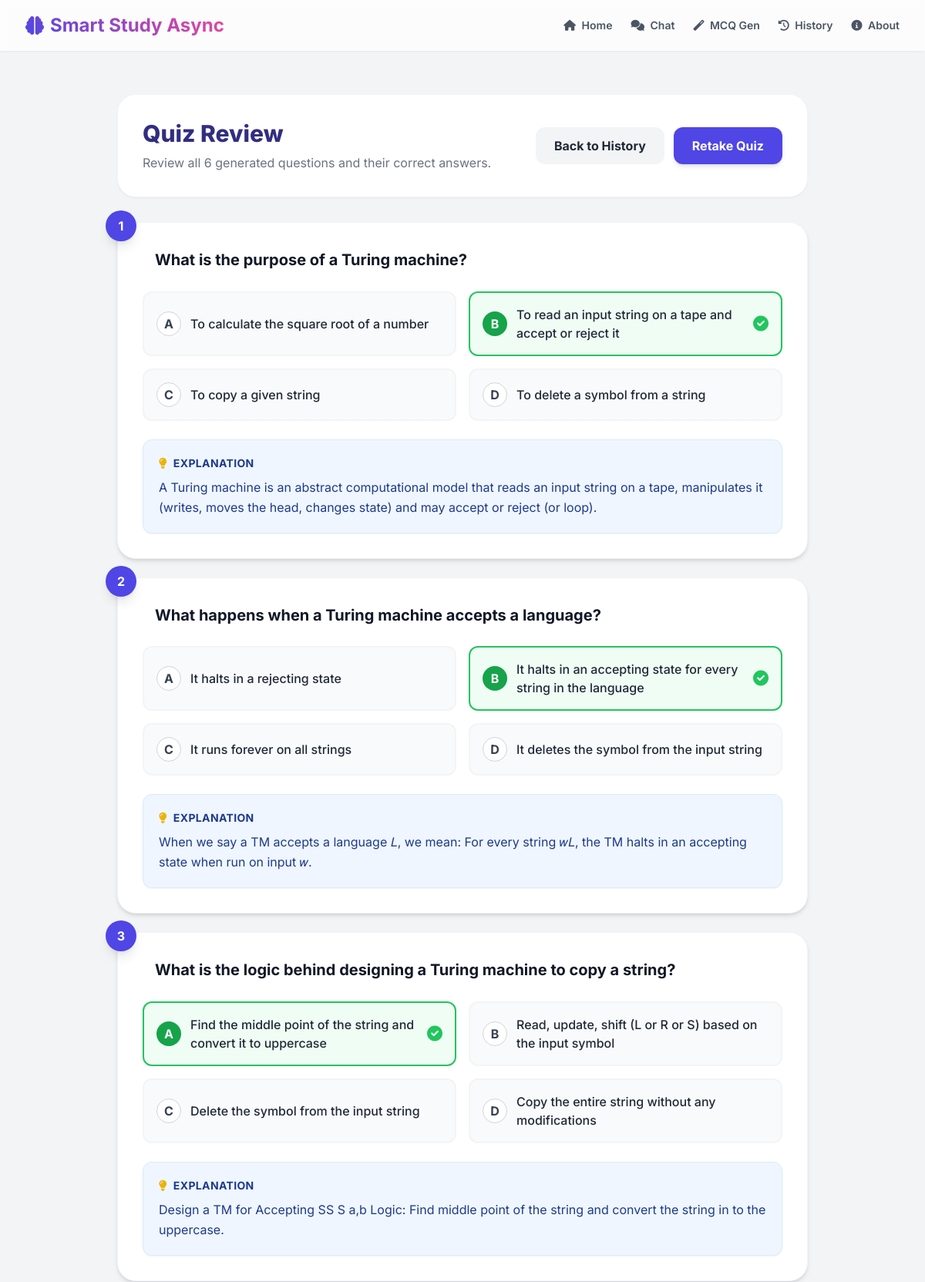
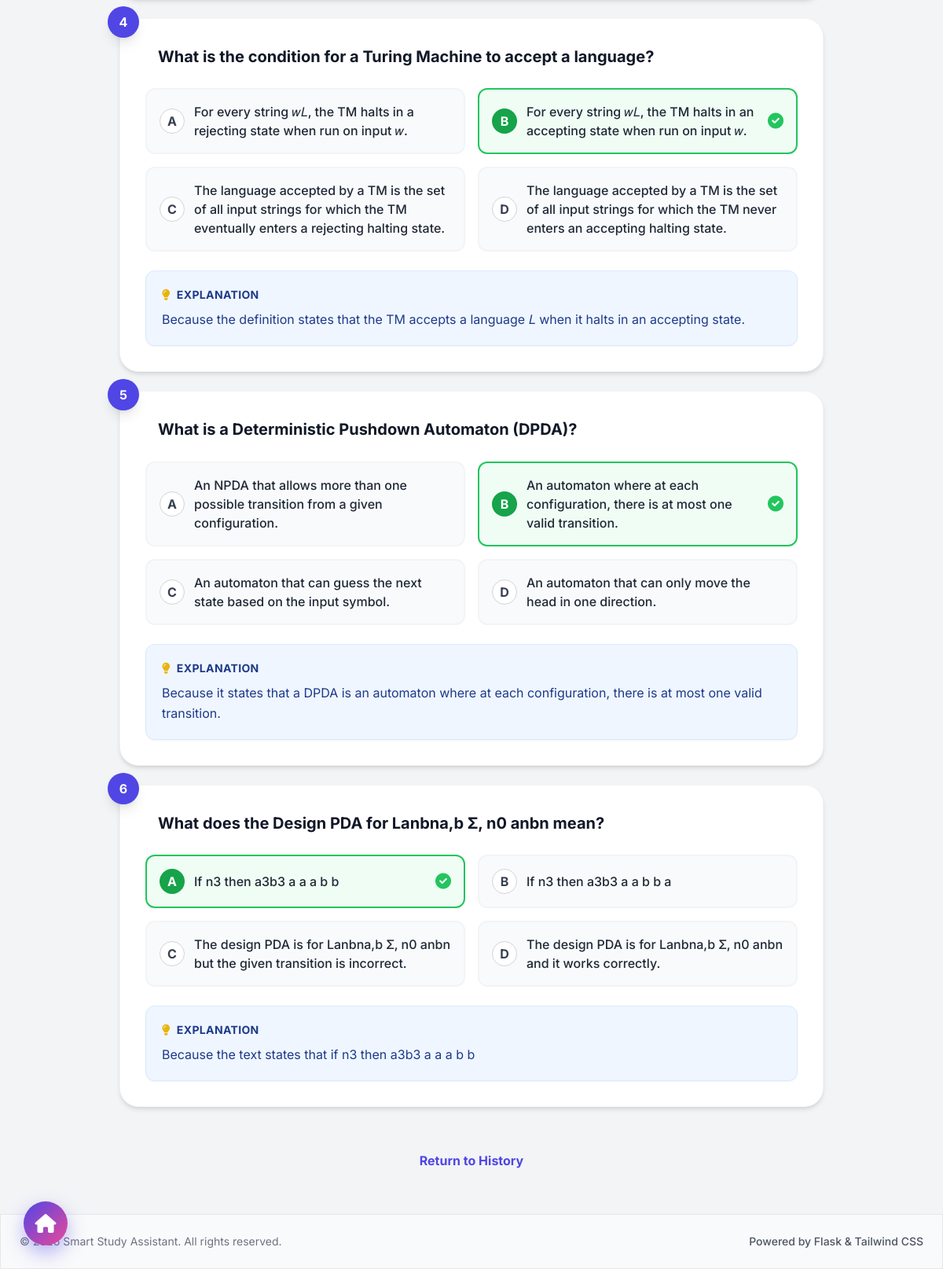
The app's page /view_quiz/11 with its own data (2 pictures, top to bottom).
### tables this page shows
CREATE TABLE mcqs (
            id INTEGER PRIMARY KEY AUTOINCREMENT,
            set_id INTEGER NOT NULL,
            question TEXT NOT NULL,
            option_a TEXT NOT NULL,
            option_b TEXT NOT NULL,
            option_c TEXT NOT NULL,
            option_d TEXT NOT NULL,
            correct_answer TEXT NOT NULL,
            explanation TEXT NOT NULL,
            FOREIGN KEY (set_id) REFERENCES mcq_sets (id)
        );

### app.py (the view)
@app.route('/view_quiz/<int:set_id>')
def view_quiz_page(set_id):
    mcqs = get_mcqs_by_set(set_id)
    if not mcqs:
        return redirect(url_for('history_page'))
    return render_template('view_quiz.html', set_id=set_id, mcqs=mcqs)

### db.py (called while the page is built)
def get_db_connection():
    conn = sqlite3.connect(DB_PATH, check_same_thread=False)
    conn.row_factory = sqlite3.Row
    return conn

def get_mcqs_by_set(set_id):
    conn = get_db_connection()
    mcqs = conn.execute('SELECT * FROM mcqs WHERE set_id = ? ORDER BY id ASC', (set_id,)).fetchall()
    conn.close()
    return [dict(row) for row in mcqs]

### templates/view_quiz.html
{% extends "base.html" %}
{% block content %}
<div class="w-full max-w-4xl mx-auto my-10 space-y-8">
    <div class="bg-white p-8 rounded-3xl shadow-sm border border-gray-100 flex flex-col md:flex-row justify-between items-center text-gray-700 gap-4">
        <div>
            <h2 class="text-3xl font-extrabold text-indigo-900 mb-2">Quiz Review</h2>
            <p class="text-gray-500">Review all {{ mcqs|length }} generated questions and their correct answers.</p>
        </div>
        <div class="flex gap-3">
            <a href="/history" class="bg-gray-100 hover:bg-gray-200 text-gray-800 font-bold px-6 py-3 rounded-xl transition">Back to History</a>
            <a href="/quiz/{{ set_id }}" class="bg-indigo-600 hover:bg-indigo-700 text-white font-bold px-6 py-3 rounded-xl transition shadow-md">Retake Quiz</a>
        </div>
    </div>
    <div class="space-y-6">
        {% for mcq in mcqs %}
        <div class="bg-white rounded-3xl shadow-md p-8 border border-gray-100 relative">
            <div class="absolute -top-4 -left-4 w-10 h-10 bg-indigo-600 text-white flex justify-center items-center rounded-full font-bold shadow-lg">
                {{ loop.index }}
            </div>
            <h3 class="text-xl font-bold text-gray-900 leading-relaxed mb-6 pl-4">{{ mcq.question }}</h3>
            <div class="grid md:grid-cols-2 gap-4">
                {% for opt_key, opt_val in {'A': mcq.option_a, 'B': mcq.option_b, 'C': mcq.option_c, 'D': mcq.option_d}.items() %}
                <div class="p-4 rounded-xl border-2 flex items-center gap-3 transition {% if opt_key == mcq.correct_answer %}border-green-500 bg-green-50{% else %}border-gray-100 bg-gray-50{% endif %}">
                    <span class="w-8 h-8 rounded-full flex items-center justify-center shrink-0 font-bold {% if opt_key == mcq.correct_answer %}bg-green-600 text-white{% else %}bg-white border border-gray-300 text-gray-700{% endif %}">
                        {{ opt_key }}
                    </span>
                    <span class="text-gray-800 font-medium">{{ opt_val }}</span>
                    {% if opt_key == mcq.correct_answer %}
                        <i class="fas fa-check-circle text-green-500 ml-auto text-xl"></i>
                    {% endif %}
                </div>
                {% endfor %}
            </div>
            <div class="mt-6 p-5 bg-blue-50 border border-blue-100 rounded-xl text-blue-900 shadow-sm">
                <p class="font-bold text-sm mb-2 uppercase tracking-wide flex items-center gap-2">
                    <i class="fas fa-lightbulb text-yellow-500"></i> Explanation
                </p>
                <p class="leading-relaxed">{{ mcq.explanation }}</p>
            </div>
        </div>
        {% endfor %}
    </div>
    <div class="text-center pt-6">
        <a href="/history" class="text-indigo-600 hover:text-indigo-800 font-bold hover:underline">Return to History</a>
    </div>
</div>
{% endblock %}

### templates/base.html (style rules this page uses)
body { font-family: 'Inter', sans-serif; background-color: #f3f4f6; }

### records on screen
mcqs: question "What is the purpose of a Turing machine?", opt_key "A", option_a "To calculate the square root of a number", correct_answer "B", option_b "To read an input string on a tape and accept or reject it", opt_key "C", option_c "To copy a given string", opt_key "D", option_d "To delete a symbol from a string", explanation "A Turing machine is an abstract computational model that reads an input string on a tape, manipulates it (writes, moves the head, changes state) and may accept or reject (or loop)."
mcqs: question "What happens when a Turing machine accepts a language?", opt_key "A", option_a "It halts in a rejecting state", correct_answer "B", option_b "It halts in an accepting state for every string in the language", opt_key "C", option_c "It runs forever on all strings", opt_key "D", option_d "It deletes the symbol from the input string", explanation "When we say a TM accepts a language 𝐿, we mean: For every string 𝑤𝐿, the TM halts in an accepting state when run on input 𝑤."
mcqs: question "What is the logic behind designing a Turing machine to copy a string?", correct_answer "A", option_a "Find the middle point of the string and convert it to uppercase", opt_key "B", option_b "Read, update, shift (L or R or S) based on the input symbol", opt_key "C", option_c "Delete the symbol from the input string", opt_key "D", option_d "Copy the entire string without any modifications", explanation "Design a TM for Accepting SS S a,b Logic: Find middle point of the string and convert the string in to the uppercase."
mcqs: question "What is the condition for a Turing Machine to accept a language?", opt_key "A", option_a "For every string 𝑤𝐿, the TM halts in a rejecting state when run on input 𝑤.", correct_answer "B", option_b "For every string 𝑤𝐿, the TM halts in an accepting state when run on input 𝑤.", opt_key "C", option_c "The language accepted by a TM is the set of all input strings for which the TM eventually enters a rejecting halting state.", opt_key "D", option_d "The language accepted by a TM is the set of all input strings for which the TM never enters an accepting halting state.", explanation "Because the definition states that the TM accepts a language 𝐿 when it halts in an accepting state."
mcqs: question "What is a Deterministic Pushdown Automaton (DPDA)?", opt_key "A", option_a "An NPDA that allows more than one possible transition from a given configuration.", correct_answer "B", option_b "An automaton where at each configuration, there is at most one valid transition.", opt_key "C", option_c "An automaton that can guess the next state based on the input symbol.", opt_key "D", option_d "An automaton that can only move the head in one direction.", explanation "Because it states that a DPDA is an automaton where at each configuration, there is at most one valid transition."
mcqs: question "What does the Design PDA for Lanbna,b Ʃ, n0 anbn mean?", correct_answer "A", option_a "If n3 then a3b3 a a a b b", opt_key "B", option_b "If n3 then a3b3 a a b b a", opt_key "C", option_c "The design PDA is for Lanbna,b Ʃ, n0 anbn but the given transition is incorrect.", opt_key "D", option_d "The design PDA is for Lanbna,b Ʃ, n0 anbn and it works correctly.", explanation "Because the text states that if n3 then a3b3 a a a b b"

### other values on screen
{{ mcqs|length }} "6"
